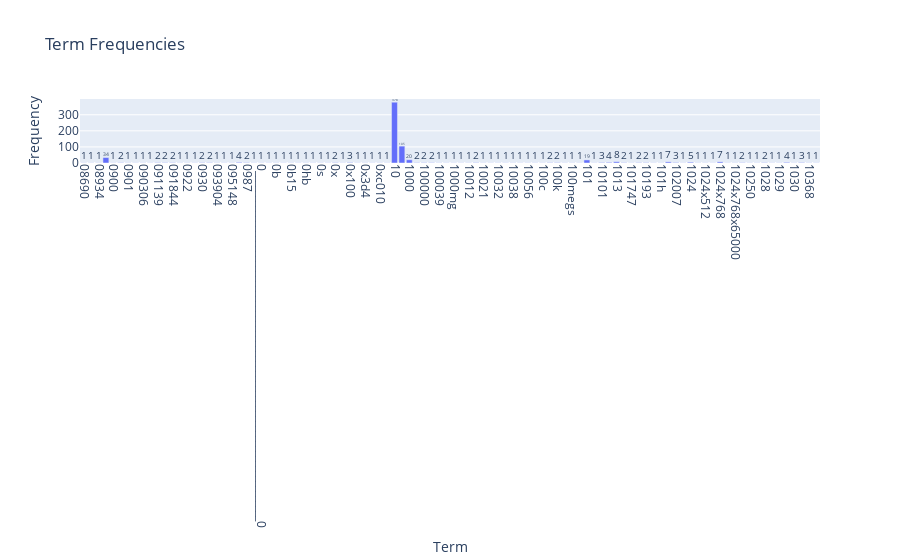

The notebook cell saved with this chart:
### Markdown cell above
### >>> **Exercise 14 (take home):** 
The chart above only contains 300 vocabulary in the documents, and it's already computationally intensive to both compute and visualize. Can you efficiently reduce the number of terms you want to visualize as an exercise.

### Code cell
# Answer here
# Answer here
import plotly.express as px

# 將詞彙頻率和詞彙名稱創建為一個DataFrame
term_frequencies_df = pd.DataFrame({'Term': count_vect.get_feature_names_out()[200:300],
                                    'Frequency': term_frequencies[200:300]})

# 使用Plotly創建互動式條形圖
fig = px.bar(term_frequencies_df, x='Term', y='Frequency', text='Frequency',
             title='Term Frequencies', labels={'Term': 'Term', 'Frequency': 'Frequency'})

# 設定標籤角度以便更好地顯示
fig.update_xaxes(tickangle=90)

# 顯示互動式條形圖
fig.show()

### Figure 1 — Plotly figure (JSON) as saved in the notebook; plotly's stock layout.template omitted (floating-point values rounded to 4 significant figures)
{"data": [{"alignmentgroup": "True", "hovertemplate": "Term=%{x}<br>Frequency=%{text}<extra></extra>", "legendgroup": "", "marker": {"color": "#636efa", "pattern": {"shape": ""}}, "name": "", "offsetgroup": "", "orientation": "v", "showlegend": false, "text": [1, 1, 1, 34, 1, 2, 1, 1, 1, 1, 2, 2, 2, 1, 1, 1, 2, 2, 1, 1, 1, 4, 2, 1, 1, 1, 1, 1, 1, 1, 1, 1, 1, 1, 2, 1, 3, 1, 1, 1, 1, 1, 378, 105, 20, 2, 2, 2, 1, 1, 1, 1, 1, 2, 1, 1, 1, 1, 1, 1, 1, 1, 1, 2, 2, 1, 1, 1, 19, 1, 3, 4, 8, 2, 1, 2, 2, 1, 1, 7, 3, 1, 5, 1, 1, 1, 7, 1, 1, 2, 1, 1, 2, 1, 1, 4, 1, 3, 1, 1], "textposition": "auto", "type": "bar", "x": ["08690", "08786", "08934", "09", "0900", "090030", "0901", "0903", "090306", "0908", "091139", "091258", "091844", "092051", "0922", "0926", "0930", "093300", "093904", "0943", "095148", "095220", "0987", "0_", "0______________________________________________________________________0", "0a", "0b", "0b10", "0b15", "0e9", "0hb", "0l7", "0s", "0u1", "0x", "0x00", "0x100", "0x1f", "0x3d4", "0x8", "0xc010", "0xc018", "10", "100", "1000", "10000", "100000", "100015", "100039", "100042", "1000mg", "1001", "10012", "10016", "10021", "1003", "10032", "10036", "10038", "1005", "10056", "1007", "100c", "100grams", "100k", "100lez", "100megs", "100mg", "101", "1010", "10101", "101010", "1013", "1015", "101747", "10179", "10193", "10196", "101h", "102", "102007", "1023", "1024", "1024x1024", "1024x512", "1024x728", "1024x768", "1024x768x24", "1024x768x65000", "1024x786x24", "10250", "1027", "1028", "102810", "1029", "103", "1030", "103237", "10368", "1039"], "xaxis": "x", "y": [1, 1, 1, 34, 1, 2, 1, 1, 1, 1, 2, 2, 2, 1, 1, 1, 2, 2, 1, 1, 1, 4, 2, 1, 1, 1, 1, 1, 1, 1, 1, 1, 1, 1, 2, 1, 3, 1, 1, 1, 1, 1, 378, 105, 20, 2, 2, 2, 1, 1, 1, 1, 1, 2, 1, 1, 1, 1, 1, 1, 1, 1, 1, 2, 2, 1, 1, 1, 19, 1, 3, 4, 8, 2, 1, 2, 2, 1, 1, 7, 3, 1, 5, 1, 1, 1, 7, 1, 1, 2, 1, 1, 2, 1, 1, 4, 1, 3, 1, 1], "yaxis": "y"}], "layout": {"barmode": "relative", "legend": {"tracegroupgap": 0}, "title": {"text": "Term Frequencies"}, "xaxis": {"anchor": "y", "domain": [0, 1], "tickangle": 90, "title": {"text": "Term"}}, "yaxis": {"anchor": "x", "domain": [0, 1], "title": {"text": "Frequency"}}}}
